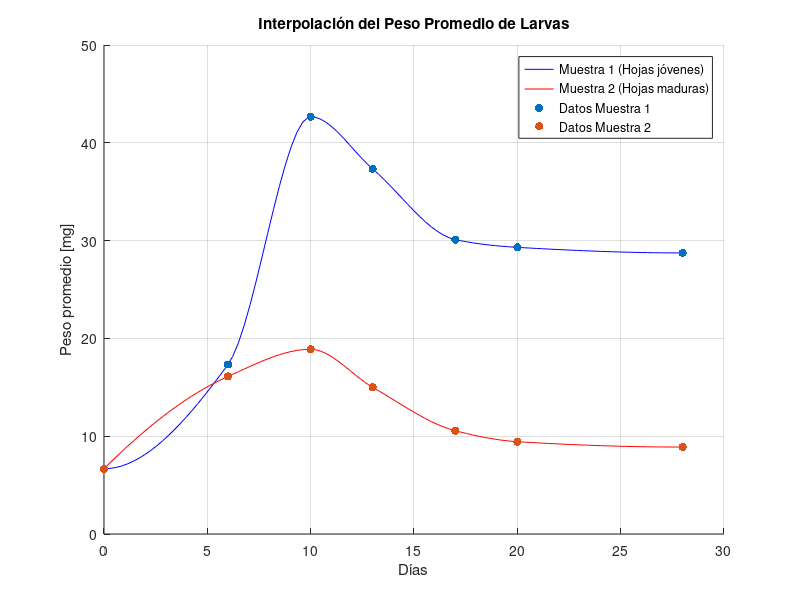

The MATLAB script that drew this image:
% Ejercicio 4-TP2 

% Borramos las variables previas y la ventana de comandos
clc
clear
close all

% Datos de entrada
dias = [0, 6, 10, 13, 17, 20, 28]; % Días
peso_muestra1 = [6.67, 17.33, 42.67, 37.33, 30.10, 29.31, 28.74]; % Peso promedio de la primera muestra
peso_muestra2 = [6.67, 16.11, 18.89, 15.00, 10.56, 9.44, 8.89]; % Peso promedio de la segunda muestra

% Interpolación cúbica para ambas muestras
x_eval = linspace(0, 28, 100); % Puntos de evaluación

% Interpolación PCHIP
pp1 = pchip(dias, peso_muestra1); % Polinomio por tramos para la primera muestra
pp2 = pchip(dias, peso_muestra2); % Polinomio por tramos para la segunda muestra

% Evaluar los polinomios en los puntos de evaluación
peso_interp1 = ppval(pp1, x_eval);
peso_interp2 = ppval(pp2, x_eval);

% Graficar los resultados
figure;
hold on;
plot(x_eval, peso_interp1, 'b-', 'DisplayName', 'Muestra 1 (Hojas jóvenes)');
plot(x_eval, peso_interp2, 'r-', 'DisplayName', 'Muestra 2 (Hojas maduras)');
scatter(dias, peso_muestra1, 'bo', 'filled', 'DisplayName', 'Datos Muestra 1');
scatter(dias, peso_muestra2, 'ro', 'filled', 'DisplayName', 'Datos Muestra 2');
title('Interpolación del Peso Promedio de Larvas');
xlabel('Días');
ylabel('Peso promedio [mg]');
legend;
grid on;
hold off;

% b) Encontrar el peso promedio máximo para cada muestra
peso_max_muestra1 = max(peso_muestra1);
peso_max_muestra2 = max(peso_muestra2);

% Mostrar los resultados
fprintf('Peso promedio máximo de la Muestra 1: %.2f mg\n', peso_max_muestra1);
fprintf('Peso promedio máximo de la Muestra 2: %.2f mg\n', peso_max_muestra2);